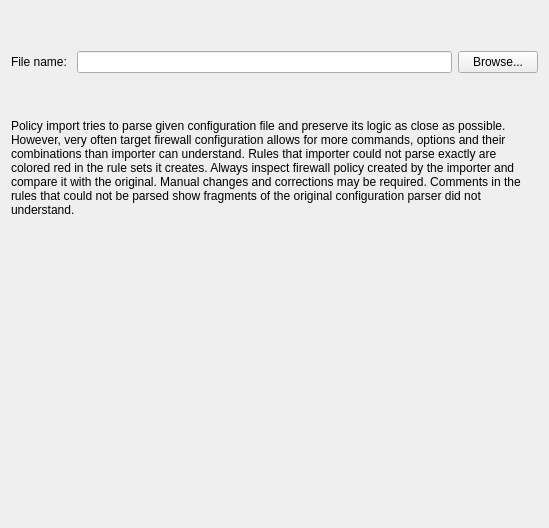
<?xml version="1.0" encoding="UTF-8"?>
<ui version="4.0">
 <class>IC_FileNamePage_q</class>
 <widget class="QWizardPage" name="IC_FileNamePage_q">
  <property name="geometry">
   <rect>
    <x>0</x>
    <y>0</y>
    <width>549</width>
    <height>528</height>
   </rect>
  </property>
  <property name="windowTitle">
   <string>WizardPage</string>
  </property>
  <property name="title">
   <string>Enter file name to import</string>
  </property>
  <layout class="QGridLayout" name="gridLayout">
   <item row="0" column="0">
    <spacer name="verticalSpacer">
     <property name="orientation">
      <enum>Qt::Orientation::Vertical</enum>
     </property>
     <property name="sizeType">
      <enum>QSizePolicy::Policy::Fixed</enum>
     </property>
     <property name="sizeHint" stdset="0">
      <size>
       <width>20</width>
       <height>40</height>
      </size>
     </property>
    </spacer>
   </item>
   <item row="1" column="0">
    <layout class="QHBoxLayout" name="horizontalLayout">
     <item>
      <widget class="QLabel" name="textLabel1_7">
       <property name="text">
        <string>File name: </string>
       </property>
       <property name="wordWrap">
        <bool>false</bool>
       </property>
      </widget>
     </item>
     <item>
      <widget class="QLineEdit" name="fileName"/>
     </item>
     <item>
      <widget class="QPushButton" name="browse">
       <property name="sizePolicy">
        <sizepolicy hsizetype="Fixed" vsizetype="Fixed">
         <horstretch>0</horstretch>
         <verstretch>0</verstretch>
        </sizepolicy>
       </property>
       <property name="text">
        <string>Browse...</string>
       </property>
      </widget>
     </item>
    </layout>
   </item>
   <item row="2" column="0">
    <spacer name="spacer_3">
     <property name="orientation">
      <enum>Qt::Orientation::Vertical</enum>
     </property>
     <property name="sizeType">
      <enum>QSizePolicy::Policy::Fixed</enum>
     </property>
     <property name="sizeHint" stdset="0">
      <size>
       <width>337</width>
       <height>40</height>
      </size>
     </property>
    </spacer>
   </item>
   <item row="3" column="0">
    <widget class="QLabel" name="textLabel2_4">
     <property name="text">
      <string>Policy import tries to parse given configuration file and preserve its logic as close as possible. However, very often target firewall configuration allows for more commands, options and their combinations than importer can understand. Rules that importer could not parse exactly are colored red in the rule sets it creates. Always inspect firewall policy created by the importer and compare it with the original. Manual changes and corrections may be required. Comments in the rules that could not be parsed show fragments of the original configuration parser did not understand.</string>
     </property>
     <property name="alignment">
      <set>Qt::AlignmentFlag::AlignVCenter</set>
     </property>
     <property name="wordWrap">
      <bool>true</bool>
     </property>
    </widget>
   </item>
   <item row="4" column="0">
    <spacer name="spacer">
     <property name="orientation">
      <enum>Qt::Orientation::Vertical</enum>
     </property>
     <property name="sizeType">
      <enum>QSizePolicy::Policy::Expanding</enum>
     </property>
     <property name="sizeHint" stdset="0">
      <size>
       <width>337</width>
       <height>213</height>
      </size>
     </property>
    </spacer>
   </item>
  </layout>
 </widget>
 <resources/>
 <connections>
  <connection>
   <sender>browse</sender>
   <signal>clicked()</signal>
   <receiver>IC_FileNamePage_q</receiver>
   <slot>selectFile()</slot>
   <hints>
    <hint type="sourcelabel">
     <x>508</x>
     <y>25</y>
    </hint>
    <hint type="destinationlabel">
     <x>477</x>
     <y>55</y>
    </hint>
   </hints>
  </connection>
 </connections>
 <slots>
  <slot>selectFile()</slot>
 </slots>
</ui>
